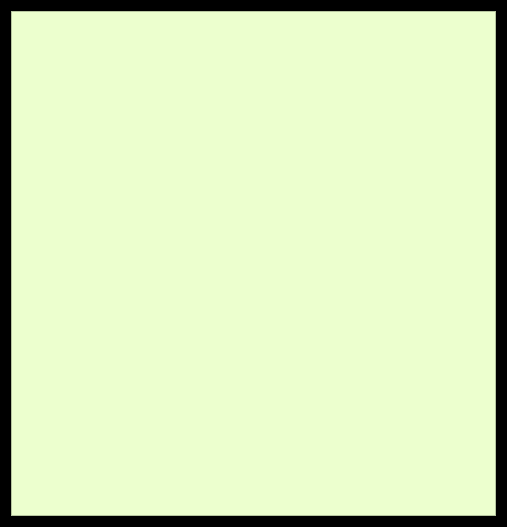
<?xml version="1.0" encoding="UTF-8"?>
<ui version="4.0">
 <class>Dialog</class>
 <widget class="QDialog" name="Dialog">
  <property name="geometry">
   <rect>
    <x>0</x>
    <y>0</y>
    <width>507</width>
    <height>527</height>
   </rect>
  </property>
  <property name="windowTitle">
   <string>ExtendBook</string>
  </property>
  <property name="styleSheet">
   <string notr="true">background-color: rgb(0, 0, 0);</string>
  </property>
  <layout class="QVBoxLayout" name="verticalLayout">
   <item>
    <widget class="QTableView" name="historyView">
     <property name="styleSheet">
      <string notr="true">background-color: rgb(236, 255, 206);</string>
     </property>
    </widget>
   </item>
  </layout>
 </widget>
 <resources>
  <include location="../Resources/resources.qrc"/>
 </resources>
 <connections/>
</ui>
